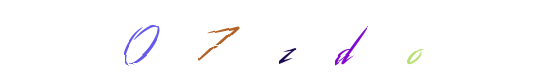
#> input picture data/train/07zdo-0.png, 535 x 80 px
$ python -i segment.py   (imports and definitions only)
#> lines starting #> are read from the running program, lines starting #| are printed output that depends on the picture; after the words box and inside, x2 and y2 are one past the last pixel; in counts of white or black regions, pixels touching at a corner belong together
"""
Segmentation (tokenization) for CAPTCHA recognition.
Uses contour + vertical projection splitting to isolate characters.
Skips filename suffixes like "-0" from labels.
"""

import os
import cv2
import argparse
import numpy as np
from tqdm import tqdm

PROC_TRAIN = "../data/processed/train"
PROC_TEST  = "../data/processed/test"
OUT_TRAIN  = "../data/chars/train"
OUT_TEST   = "../data/chars/test"
DBG_DIR    = "../figures/seg_debug"

# [3 lines not run here, left out]


# -------------------------------------------------------
# 1️⃣ Helpers
# -------------------------------------------------------

def read_label_from_filename(path):
    """Extract label from filename (remove trailing '-0' etc.)."""
    base = os.path.basename(path)
    label = os.path.splitext(base)[0].lower()
    # Remove anything after a dash (like '-0')
    if "-" in label:
        label = label.split("-")[0]
    return label


def crop_vertical_whitespace(bin_img):
    """Trim empty top/bottom rows."""
    white_pixels = np.sum(bin_img == 255)
    black_pixels = np.sum(bin_img == 0)
    if white_pixels > black_pixels:
        bin_img = cv2.bitwise_not(bin_img)

    rows_ink = (bin_img == 255).sum(axis=1)
    ys = np.where(rows_ink > 0)[0]
    if len(ys) == 0:
        return bin_img
    y1, y2 = ys[0], ys[-1]
    return bin_img[y1:y2 + 1, :]


def vertical_projection_split(img):
    """Split horizontally merged characters using white-pixel projection."""
    H, W = img.shape
    projection = np.sum(img == 255, axis=0)
    projection = cv2.blur(projection.reshape(1, -1), (1, 5)).flatten()

    threshold = 0.15 * H  # higher = more sensitive
    split_points = np.where(projection < threshold)[0]

    if len(split_points) == 0:
        return [img]

    # find continuous zero regions
    cuts, segments = [], []
    start = split_points[0]
    for i in range(1, len(split_points)):
        if split_points[i] != split_points[i - 1] + 1:
            cuts.append((start, split_points[i - 1]))
            start = split_points[i]
    cuts.append((start, split_points[-1]))

    prev_end = 0
    for s, e in cuts:
        if s - prev_end > 3:
            segments.append(img[:, prev_end:s])
        prev_end = e
    if W - prev_end > 3:
        segments.append(img[:, prev_end:W])
    return segments


def find_candidate_boxes(bin_img):
    """Detect potential characters using contours."""
    # Ensure binary and white text
    _, bin_img = cv2.threshold(bin_img, 127, 255, cv2.THRESH_BINARY)
    white_pixels = np.sum(bin_img == 255)
    black_pixels = np.sum(bin_img == 0)
    if white_pixels < black_pixels:
        bin_img = cv2.bitwise_not(bin_img)

    # Erode slightly to disconnect touching letters
    kernel = cv2.getStructuringElement(cv2.MORPH_RECT, (3, 3))
    bin_img = cv2.erode(bin_img, kernel, iterations=1)

    # Optional projection split (to help separate blobs)
    segments = vertical_projection_split(bin_img)
    if len(segments) > 1:
        new_img = np.zeros_like(bin_img)
        offset = 0
        for seg in segments:
            w = seg.shape[1]
            new_img[:, offset:offset + w] = seg
            offset += w
        bin_img = new_img

    # --- Find contours ---
    contours, _ = cv2.findContours(bin_img, cv2.RETR_EXTERNAL, cv2.CHAIN_APPROX_SIMPLE)
    print("Total raw contours:", len(contours))

    H, W = bin_img.shape[:2]
    area_img = H * W

    boxes = []
    for cnt in contours:
        x, y, w, h = cv2.boundingRect(cnt)
        area = w * h
        # Relaxed thresholds
        if area < 0.0005 * area_img or area > 0.4 * area_img:
            continue
        ar = w / (h + 1e-6)
        if ar < 0.08 or ar > 3.0:
            continue
        patch = bin_img[y:y + h, x:x + w]
        density = (patch == 255).mean()
        if density < 0.05 or density > 0.95:
            continue
        boxes.append((x, y, w, h))

    boxes.sort(key=lambda b: b[0])
    return boxes, bin_img


def draw_debug(bin_img, boxes, out_path):
    dbg = cv2.cvtColor(bin_img, cv2.COLOR_GRAY2BGR)
    for (x, y, w, h) in boxes:
        cv2.rectangle(dbg, (x, y), (x + w, y + h), (0, 255, 0), 1)
    cv2.imwrite(out_path, dbg)


def save_char_crops(bin_img, boxes, label, out_root, stem):
    for i, (x, y, w, h) in enumerate(boxes):
        if i >= len(label):
            break
        crop = bin_img[y:y + h, x:x + w]
        s = max(h, w)
        pad_y = (s - h) // 2
        pad_x = (s - w) // 2
        sq = cv2.copyMakeBorder(
            crop, pad_y, s - h - pad_y, pad_x, s - w - pad_x,
            cv2.BORDER_CONSTANT, value=0
        )
        tile = cv2.resize(sq, (40, 40), interpolation=cv2.INTER_NEAREST)
        ch = label[i]
        out_dir = os.path.join(out_root, ch)
        os.makedirs(out_dir, exist_ok=True)
        cv2.imwrite(os.path.join(out_dir, f"{stem}_{i}.png"), tile)


# -------------------------------------------------------
# 2️⃣ Main driver
# -------------------------------------------------------

def process_one(img_path, out_root):
#> called with img_path = '../data/train/07zdo-0.png', out_root = 'out.png'
    bin_img = cv2.imread(img_path, cv2.IMREAD_GRAYSCALE)
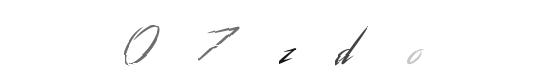
#> bin_img: shape (80, 535); min 22, max 255, mean 252.3
    if bin_img is None:
        print(f"[WARN] cannot read {img_path}")
        return

    label = read_label_from_filename(img_path)
    bin_img = crop_vertical_whitespace(bin_img)
#> in crop_vertical_whitespace, `white_pixels = np.sum(bin_img == 255)`: white_pixels = 41598
#> in crop_vertical_whitespace, `black_pixels = np.sum(bin_img == 0)`: black_pixels = 0
#> in crop_vertical_whitespace, `bin_img = cv2.bitwise_not(bin_img)`:
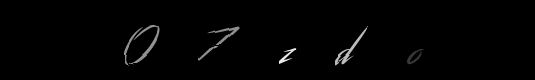
#> bin_img: shape (80, 535); min 0, max 233, mean 2.7
#> in crop_vertical_whitespace, `rows_ink = (bin_img == 255).sum(axis=1)`: rows_ink = 80 values from 0 to 0
#> in crop_vertical_whitespace, `ys = np.where(rows_ink > 0)[0]`: ys = empty array

    boxes, bin_img = find_candidate_boxes(bin_img)
#> in find_candidate_boxes, `_, bin_img = cv2.threshold(bin_img, 127, 255, cv2.THRESH_BINARY)`:
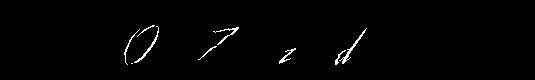
#> bin_img: shape (80, 535); 1.2% white in thin lines or dots, all inside (x1, y1, x2, y2) = (124, 25, 367, 65)
#> in find_candidate_boxes, `white_pixels = np.sum(bin_img == 255)`: white_pixels = 508
#> in find_candidate_boxes, `black_pixels = np.sum(bin_img == 0)`: black_pixels = 42292
#> in find_candidate_boxes, `bin_img = cv2.erode(bin_img, kernel, iterations=1)`:
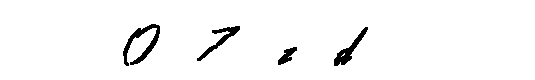
#> bin_img: shape (80, 535); 96.9% white; 4 black regions, box (x1, y1, x2, y2) and area: (123, 24, 160, 66) 490, (334, 27, 368, 66) 349, (197, 26, 240, 61) 319, (278, 47, 297, 65) 161
#> in vertical_projection_split, `projection = np.sum(img == 255, axis=0)`: projection = 535 values, max 80 at index 0, min 58 at index 126, mean 77.53
#> in vertical_projection_split, `split_points = np.where(projection < threshold)[0]`: split_points = empty array
#> in find_candidate_boxes, `segments = vertical_projection_split(bin_img)`: segments = 1 item
#> in find_candidate_boxes, `contours, _ = cv2.findContours(bin_img, cv2.RETR_EXTERNAL, cv2.CHAIN_A..`: contours = [[[0, 0], [0, 79], [534, 79], [534, 0]]]
#| Total raw contours: 1
#> the loop in find_candidate_boxes, `for cnt in contours:` made 1 pass
#> (cnt, x, y, w, h, area) on pass 1: ([[0, 0], [0, 79], [534, 79], [534, 0]], 0, 0, 535, 80, 42800)
#> after the loop in find_candidate_boxes, `for cnt in contours:`: boxes = []
#> boxes = []
    stem = os.path.splitext(os.path.basename(img_path))[0]
    dbg_path = os.path.join(DBG_DIR, f"{stem}.png")
    draw_debug(bin_img, boxes, dbg_path)

    print(f"{os.path.basename(img_path)}: found {len(boxes)} boxes, label len {len(label)}")
#| 07zdo-0.png: found 0 boxes, label len 5

    if len(boxes) == 0:
        return
    save_char_crops(bin_img, boxes, label, out_root, stem)


def batch_process(split="train"):
    if split == "train":
        in_dir, out_root = PROC_TRAIN, OUT_TRAIN
    else:
        in_dir, out_root = PROC_TEST, OUT_TEST

    files = [f for f in os.listdir(in_dir) if f.lower().endswith(('.png', '.jpg'))]
    for f in tqdm(files):
        process_one(os.path.join(in_dir, f), out_root)


# [15 lines not run here, left out]

>>> result = process_one('../data/train/07zdo-0.png', 'out.png')

$ run again, on data/train/13b3n3f8-0.png
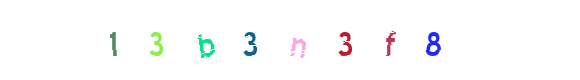
#> input picture data/train/13b3n3f8-0.png, 580 x 80 px
#> in crop_vertical_whitespace, `white_pixels = np.sum(bin_img == 255)`: white_pixels = 44969
#> in crop_vertical_whitespace, `black_pixels = np.sum(bin_img == 0)`: black_pixels = 0
#> rows_ink = 80 values from 0 to 0
#> ys = empty array
#> in find_candidate_boxes, `_, bin_img = cv2.threshold(bin_img, 127, 255, cv2.THRESH_BINARY)`:
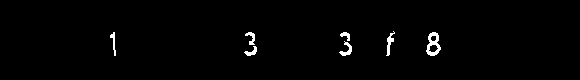
#> bin_img: shape (80, 580); 1.3% white; 7 white regions, largest, box (x1, y1, x2, y2) and area: (426, 32, 441, 56) 187, (386, 31, 395, 56) 87, (339, 41, 352, 56) 80
#> in find_candidate_boxes, `white_pixels = np.sum(bin_img == 255)`: white_pixels = 585
#> in find_candidate_boxes, `black_pixels = np.sum(bin_img == 0)`: black_pixels = 45815
#> in find_candidate_boxes, `bin_img = cv2.erode(bin_img, kernel, iterations=1)`:
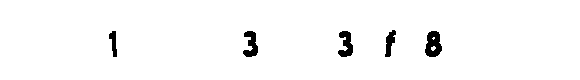
#> bin_img: shape (80, 580); 97.7% white; 5 black regions, box (x1, y1, x2, y2) and area: (425, 31, 442, 57) 317, (338, 31, 353, 57) 243, (243, 31, 258, 57) 236, (385, 30, 396, 57) 168, (109, 31, 117, 57) 123
#> projection = 580 values, max 80 at index 0, min 54 at index 113, mean 78.13
#> split_points = empty array
#> segments = 1 item
#> contours = [[[0, 0], [0, 79], [579, 79], [579, 0]]]
#| Total raw contours: 1
#> the loop in find_candidate_boxes, `for cnt in contours:` made 1 pass
#> (cnt, x, y, w, h, area) on pass 1: ([[0, 0], [0, 79], [579, 79], [579, 0]], 0, 0, 580, 80, 46400)
#> after the loop in find_candidate_boxes, `for cnt in contours:`: boxes = []
#| 13b3n3f8-0.png: found 0 boxes, label len 8

$ run again, on data/train/2yx02apq-0.png
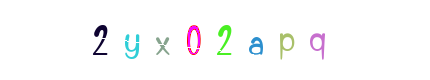
#> input picture data/train/2yx02apq-0.png, 430 x 80 px
#> in crop_vertical_whitespace, `white_pixels = np.sum(bin_img == 255)`: white_pixels = 32763
#> in crop_vertical_whitespace, `black_pixels = np.sum(bin_img == 0)`: black_pixels = 0
#> rows_ink = 80 values from 0 to 0
#> ys = empty array
#> in find_candidate_boxes, `_, bin_img = cv2.threshold(bin_img, 127, 255, cv2.THRESH_BINARY)`:
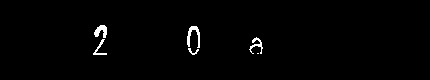
#> bin_img: shape (80, 430); 1.2% white; 6 white regions (1 under 20 px), largest, box (x1, y1, x2, y2) and area: (187, 26, 200, 48) 125, (94, 25, 107, 38) 105, (249, 37, 263, 54) 82, (93, 39, 107, 55) 65, (188, 48, 199, 55) 31
#> in find_candidate_boxes, `white_pixels = np.sum(bin_img == 255)`: white_pixels = 410
#> in find_candidate_boxes, `black_pixels = np.sum(bin_img == 0)`: black_pixels = 33990
#> in find_candidate_boxes, `bin_img = cv2.erode(bin_img, kernel, iterations=1)`:
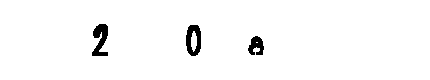
#> bin_img: shape (80, 430); 97.6% white; 3 black regions, box (x1, y1, x2, y2) and area: (92, 24, 108, 56) 318, (186, 25, 201, 56) 306, (248, 36, 264, 55) 201
#> projection = 430 values, max 80 at index 0, min 50 at index 190, mean 78.08
#> split_points = empty array
#> segments = 1 item
#> contours = [[[0, 0], [0, 79], [429, 79], [429, 0]]]
#| Total raw contours: 1
#> the loop in find_candidate_boxes, `for cnt in contours:` made 1 pass
#> (cnt, x, y, w, h, area) on pass 1: ([[0, 0], [0, 79], [429, 79], [429, 0]], 0, 0, 430, 80, 34400)
#> after the loop in find_candidate_boxes, `for cnt in contours:`: boxes = []
#| 2yx02apq-0.png: found 0 boxes, label len 8
